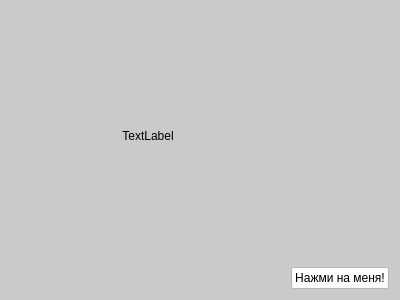
<?xml version="1.0" encoding="UTF-8"?>
<ui version="4.0">
 <class>Form</class>
 <widget class="QWidget" name="Form">
  <property name="geometry">
   <rect>
    <x>0</x>
    <y>0</y>
    <width>400</width>
    <height>300</height>
   </rect>
  </property>
  <property name="windowTitle">
   <string>Form</string>
  </property>
  <property name="styleSheet">
   <string notr="true">background-color: rgb(202, 202, 202);</string>
  </property>
  <layout class="QGridLayout" name="gridLayout">
   <item row="0" column="1">
    <spacer name="verticalSpacer">
     <property name="orientation">
      <enum>Qt::Vertical</enum>
     </property>
     <property name="sizeHint" stdset="0">
      <size>
       <width>20</width>
       <height>250</height>
      </size>
     </property>
    </spacer>
   </item>
   <item row="1" column="0">
    <spacer name="horizontalSpacer">
     <property name="orientation">
      <enum>Qt::Horizontal</enum>
     </property>
     <property name="sizeHint" stdset="0">
      <size>
       <width>286</width>
       <height>20</height>
      </size>
     </property>
    </spacer>
   </item>
   <item row="1" column="1">
    <widget class="QPushButton" name="pushButton">
     <property name="styleSheet">
      <string notr="true">background-color: rgb(255, 255, 255);</string>
     </property>
     <property name="text">
      <string>Нажми на меня!</string>
     </property>
    </widget>
   </item>
   <item row="0" column="0">
    <widget class="QLabel" name="label">
     <property name="text">
      <string>TextLabel</string>
     </property>
     <property name="alignment">
      <set>Qt::AlignCenter</set>
     </property>
    </widget>
   </item>
  </layout>
 </widget>
 <resources/>
 <connections/>
</ui>
